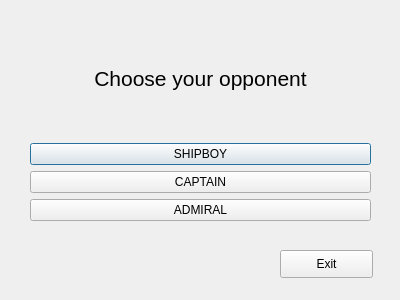
<?xml version="1.0" encoding="UTF-8"?>
<ui version="4.0">
 <class>Choose_level</class>
 <widget class="QDialog" name="Choose_level">
  <property name="windowModality">
   <enum>Qt::NonModal</enum>
  </property>
  <property name="geometry">
   <rect>
    <x>0</x>
    <y>0</y>
    <width>400</width>
    <height>300</height>
   </rect>
  </property>
  <property name="mouseTracking">
   <bool>false</bool>
  </property>
  <property name="focusPolicy">
   <enum>Qt::NoFocus</enum>
  </property>
  <property name="contextMenuPolicy">
   <enum>Qt::NoContextMenu</enum>
  </property>
  <property name="acceptDrops">
   <bool>false</bool>
  </property>
  <property name="windowTitle">
   <string>Sea Battle 2.0</string>
  </property>
  <property name="autoFillBackground">
   <bool>false</bool>
  </property>
  <property name="sizeGripEnabled">
   <bool>false</bool>
  </property>
  <property name="modal">
   <bool>false</bool>
  </property>
  <widget class="QWidget" name="verticalLayoutWidget_2">
   <property name="geometry">
    <rect>
     <x>30</x>
     <y>20</y>
     <width>341</width>
     <height>201</height>
    </rect>
   </property>
   <layout class="QVBoxLayout" name="verticalLayout_2">
    <item>
     <layout class="QVBoxLayout" name="verticalLayout">
      <item>
       <widget class="QLabel" name="label">
        <property name="font">
         <font>
          <pointsize>16</pointsize>
         </font>
        </property>
        <property name="focusPolicy">
         <enum>Qt::NoFocus</enum>
        </property>
        <property name="frameShape">
         <enum>QFrame::NoFrame</enum>
        </property>
        <property name="text">
         <string>&lt;html&gt;&lt;head/&gt;&lt;body&gt;&lt;p align=&quot;center&quot;&gt;Choose your opponent&lt;/p&gt;&lt;/body&gt;&lt;/html&gt;</string>
        </property>
        <property name="textFormat">
         <enum>Qt::AutoText</enum>
        </property>
       </widget>
      </item>
      <item>
       <widget class="QPushButton" name="pushButton_2">
        <property name="text">
         <string>SHIPBOY</string>
        </property>
       </widget>
      </item>
      <item>
       <widget class="QPushButton" name="pushButton_3">
        <property name="text">
         <string>CAPTAIN</string>
        </property>
       </widget>
      </item>
      <item>
       <widget class="QPushButton" name="pushButton">
        <property name="text">
         <string>ADMIRAL</string>
        </property>
       </widget>
      </item>
     </layout>
    </item>
   </layout>
  </widget>
  <widget class="QPushButton" name="pushButton_4">
   <property name="geometry">
    <rect>
     <x>280</x>
     <y>250</y>
     <width>93</width>
     <height>28</height>
    </rect>
   </property>
   <property name="text">
    <string>Exit</string>
   </property>
  </widget>
 </widget>
 <resources/>
 <connections/>
</ui>
